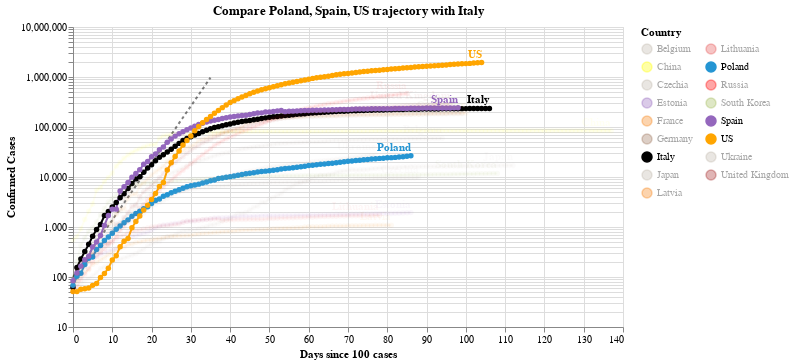

Notebook code cell kept with this figure:
### Code cell
#hide_input
chart2 = make_since_chart(dff2, ['Poland', 'Spain', 'US'], baseline_countries)
chart2

### Figure 1 — Vega-Lite specification as saved in the notebook (floating-point values rounded to 4 significant figures; data arrays with more than 128 entries replaced by an {"elided": "..."} marker saying what was removed)
{"config": {"view": {"continuousWidth": 400, "continuousHeight": 300}}, "layer": [{"data": {"name": "data-628230001892d6798b50651be41d1b3e"}, "mark": {"type": "line", "color": "black", "opacity": 0.5, "strokeDash": [3, 3]}, "encoding": {"x": {"type": "quantitative", "field": "Days since 100 cases"}, "y": {"type": "quantitative", "field": "Confirmed Cases"}}}, {"data": {"name": "data-960c7b7d2c62b26fa156b344af1376f8"}, "mark": {"type": "line", "point": true}, "encoding": {"color": {"type": "nominal", "field": "Country", "legend": {"columns": 2}, "scale": {"domain": ["Belgium", "China", "Czechia", "Estonia", "France", "Germany", "Italy", "Japan", "Latvia", "Lithuania", "Poland", "Russia", "South Korea", "Spain", "US", "Ukraine", "United Kingdom"], "range": ["#C1B7AD", "yellow", "#C1B7AD", "#9467bd", "#F58518", "#9D755D", "black", "#C1B7AD", "#F58518", "#E45756", "#2495D3", "red", "#A1BA59", "#9467bd", "orange", "#C1B7AD", "brown"]}}, "opacity": {"condition": {"value": 1, "selection": "selector004"}, "value": 0.05}, "tooltip": [{"type": "nominal", "field": "Country"}, {"type": "temporal", "field": "Date"}, {"type": "quantitative", "field": "Confirmed Cases"}, {"type": "quantitative", "field": "Days since 100 cases"}], "x": {"type": "quantitative", "field": "Days since 100 cases"}, "y": {"type": "quantitative", "field": "Confirmed Cases", "scale": {"type": "log"}}}, "selection": {"selector004": {"type": "multi", "fields": ["Country"], "bind": "legend", "init": [{"Country": "Poland"}, {"Country": "Spain"}, {"Country": "US"}, {"Country": "Italy"}]}}, "width": 550}, {"data": {"name": "data-960c7b7d2c62b26fa156b344af1376f8"}, "mark": {"type": "text", "align": "right", "dy": -8, "fontWeight": "bold"}, "encoding": {"color": {"type": "nominal", "field": "Country", "legend": {"columns": 2}, "scale": {"domain": ["Belgium", "China", "Czechia", "Estonia", "France", "Germany", "Italy", "Japan", "Latvia", "Lithuania", "Poland", "Russia", "South Korea", "Spain", "US", "Ukraine", "United Kingdom"], "range": ["#C1B7AD", "yellow", "#C1B7AD", "#9467bd", "#F58518", "#9D755D", "black", "#C1B7AD", "#F58518", "#E45756", "#2495D3", "red", "#A1BA59", "#9467bd", "orange", "#C1B7AD", "brown"]}}, "opacity": {"condition": {"value": 1, "selection": "selector004"}, "value": 0.05}, "text": {"type": "nominal", "field": "Country"}, "tooltip": [{"type": "nominal", "field": "Country"}, {"type": "temporal", "field": "Date"}, {"type": "quantitative", "field": "Confirmed Cases"}, {"type": "quantitative", "field": "Days since 100 cases"}], "x": {"type": "quantitative", "field": "Days since 100 cases"}, "y": {"type": "quantitative", "field": "Confirmed Cases", "scale": {"type": "log"}}}, "transform": [{"filter": "(datum['Date'] >= 1591488000000)"}], "width": 550}], "title": "Compare Poland, Spain, US trajectory with Italy", "$schema": "https://vega.github.io/schema/vega-lite/v4.0.2.json", "datasets": {"data-628230001892d6798b50651be41d1b3e": [{"Days since 100 cases": 0, "Confirmed Cases": 100.0}, {"Days since 100 cases": 1, "Confirmed Cases": 130.0}, {"Days since 100 cases": 2, "Confirmed Cases": 169.0}, {"Days since 100 cases": 3, "Confirmed Cases": 219.7}, {"Days since 100 cases": 4, "Confirmed Cases": 285.6}, {"Days since 100 cases": 5, "Confirmed Cases": 371.3}, {"Days since 100 cases": 6, "Confirmed Cases": 482.7}, {"Days since 100 cases": 7, "Confirmed Cases": 627.5}, {"Days since 100 cases": 8, "Confirmed Cases": 815.7}, {"Days since 100 cases": 9, "Confirmed Cases": 1060.0}, {"Days since 100 cases": 10, "Confirmed Cases": 1379.0}, {"Days since 100 cases": 11, "Confirmed Cases": 1792.0}, {"Days since 100 cases": 12, "Confirmed Cases": 2330.0}, {"Days since 100 cases": 13, "Confirmed Cases": 3029.0}, {"Days since 100 cases": 14, "Confirmed Cases": 3937.0}, {"Days since 100 cases": 15, "Confirmed Cases": 5119.0}, {"Days since 100 cases": 16, "Confirmed Cases": 6654.0}, {"Days since 100 cases": 17, "Confirmed Cases": 8650.0}, {"Days since 100 cases": 18, "Confirmed Cases": 11250.0}, {"Days since 100 cases": 19, "Confirmed Cases": 14620.0}, {"Days since 100 cases": 20, "Confirmed Cases": 19000.0}, {"Days since 100 cases": 21, "Confirmed Cases": 24710.0}, {"Days since 100 cases": 22, "Confirmed Cases": 32120.0}, {"Days since 100 cases": 23, "Confirmed Cases": 41750.0}, {"Days since 100 cases": 24, "Confirmed Cases": 54280.0}, {"Days since 100 cases": 25, "Confirmed Cases": 70560.0}, {"Days since 100 cases": 26, "Confirmed Cases": 91730.0}, {"Days since 100 cases": 27, "Confirmed Cases": 119300.0}, {"Days since 100 cases": 28, "Confirmed Cases": 155000.0}, {"Days since 100 cases": 29, "Confirmed Cases": 201500.0}, {"Days since 100 cases": 30, "Confirmed Cases": 262000.0}, {"Days since 100 cases": 31, "Confirmed Cases": 340600.0}, {"Days since 100 cases": 32, "Confirmed Cases": 442800.0}, {"Days since 100 cases": 33, "Confirmed Cases": 575600.0}, {"Days since 100 cases": 34, "Confirmed Cases": 748300.0}, {"Days since 100 cases": 35, "Confirmed Cases": 972800.0}], "data-960c7b7d2c62b26fa156b344af1376f8": {"elided": "1652 records"}}}
